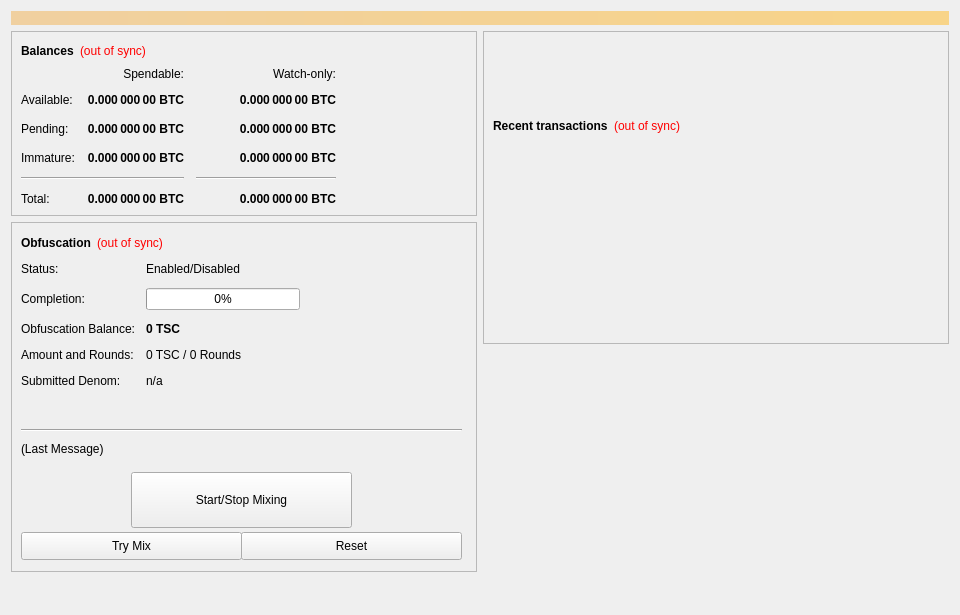
<?xml version="1.0" encoding="UTF-8"?>
<ui version="4.0">
 <class>OverviewPage</class>
 <widget class="QWidget" name="OverviewPage">
  <property name="geometry">
   <rect>
    <x>0</x>
    <y>0</y>
    <width>960</width>
    <height>615</height>
   </rect>
  </property>
  <property name="minimumSize">
   <size>
    <width>960</width>
    <height>0</height>
   </size>
  </property>
  <property name="windowTitle">
   <string>Form</string>
  </property>
  <layout class="QVBoxLayout" name="topLayout">
   <item>
    <widget class="QLabel" name="labelAlerts">
     <property name="visible">
      <bool>false</bool>
     </property>
     <property name="styleSheet">
      <string notr="true">background-color: qlineargradient(x1: 0, y1: 0, x2: 1, y2: 0, stop:0 #F0D0A0, stop:1 #F8D488); color:#000000;</string>
     </property>
     <property name="wordWrap">
      <bool>true</bool>
     </property>
     <property name="margin">
      <number>3</number>
     </property>
    </widget>
   </item>
   <item>
    <layout class="QHBoxLayout" name="horizontalLayout" stretch="1,1">
     <item>
      <layout class="QVBoxLayout" name="verticalLayout_2">
       <item>
        <widget class="QFrame" name="frame">
         <property name="frameShape">
          <enum>QFrame::StyledPanel</enum>
         </property>
         <property name="frameShadow">
          <enum>QFrame::Raised</enum>
         </property>
         <layout class="QVBoxLayout" name="verticalLayout_4">
          <item>
           <layout class="QHBoxLayout" name="horizontalLayout_4">
            <item>
             <widget class="QLabel" name="label_5">
              <property name="font">
               <font>
                <weight>75</weight>
                <bold>true</bold>
               </font>
              </property>
              <property name="text">
               <string>Balances</string>
              </property>
             </widget>
            </item>
            <item>
             <widget class="QLabel" name="labelWalletStatus">
              <property name="cursor">
               <cursorShape>WhatsThisCursor</cursorShape>
              </property>
              <property name="toolTip">
               <string>The displayed information may be out of date. Your wallet automatically synchronizes with the TestCoin2 network after a connection is established, but this process has not completed yet.</string>
              </property>
              <property name="styleSheet">
               <string notr="true">QLabel { color: red; }</string>
              </property>
              <property name="text">
               <string notr="true">(out of sync)</string>
              </property>
              <property name="alignment">
               <set>Qt::AlignLeading|Qt::AlignLeft|Qt::AlignVCenter</set>
              </property>
             </widget>
            </item>
            <item>
             <spacer name="horizontalSpacer_3">
              <property name="orientation">
               <enum>Qt::Horizontal</enum>
              </property>
              <property name="sizeHint" stdset="0">
               <size>
                <width>40</width>
                <height>20</height>
               </size>
              </property>
             </spacer>
            </item>
           </layout>
          </item>
          <item>
           <layout class="QGridLayout" name="gridLayout">
            <property name="spacing">
             <number>12</number>
            </property>
            <item row="2" column="2">
             <widget class="QLabel" name="labelWatchPending">
              <property name="font">
               <font>
                <weight>75</weight>
                <bold>true</bold>
               </font>
              </property>
              <property name="cursor">
               <cursorShape>IBeamCursor</cursorShape>
              </property>
              <property name="toolTip">
               <string>Unconfirmed transactions to watch-only addresses</string>
              </property>
              <property name="text">
               <string notr="true">0.000 000 00 BTC</string>
              </property>
              <property name="alignment">
               <set>Qt::AlignRight|Qt::AlignTrailing|Qt::AlignVCenter</set>
              </property>
              <property name="textInteractionFlags">
               <set>Qt::LinksAccessibleByMouse|Qt::TextSelectableByKeyboard|Qt::TextSelectableByMouse</set>
              </property>
             </widget>
            </item>
            <item row="2" column="1">
             <widget class="QLabel" name="labelUnconfirmed">
              <property name="font">
               <font>
                <weight>75</weight>
                <bold>true</bold>
               </font>
              </property>
              <property name="cursor">
               <cursorShape>IBeamCursor</cursorShape>
              </property>
              <property name="toolTip">
               <string>Total of transactions that have yet to be confirmed, and do not yet count toward the spendable balance</string>
              </property>
              <property name="text">
               <string notr="true">0.000 000 00 BTC</string>
              </property>
              <property name="alignment">
               <set>Qt::AlignRight|Qt::AlignTrailing|Qt::AlignVCenter</set>
              </property>
              <property name="textInteractionFlags">
               <set>Qt::LinksAccessibleByMouse|Qt::TextSelectableByKeyboard|Qt::TextSelectableByMouse</set>
              </property>
             </widget>
            </item>
            <item row="3" column="2">
             <widget class="QLabel" name="labelWatchImmature">
              <property name="font">
               <font>
                <weight>75</weight>
                <bold>true</bold>
               </font>
              </property>
              <property name="cursor">
               <cursorShape>IBeamCursor</cursorShape>
              </property>
              <property name="toolTip">
               <string>Staked or masternode rewards in watch-only addresses that has not yet matured</string>
              </property>
              <property name="text">
               <string notr="true">0.000 000 00 BTC</string>
              </property>
              <property name="alignment">
               <set>Qt::AlignRight|Qt::AlignTrailing|Qt::AlignVCenter</set>
              </property>
              <property name="textInteractionFlags">
               <set>Qt::LinksAccessibleByMouse|Qt::TextSelectableByKeyboard|Qt::TextSelectableByMouse</set>
              </property>
             </widget>
            </item>
            <item row="4" column="0" colspan="2">
             <widget class="Line" name="lineSpendableBalance">
              <property name="orientation">
               <enum>Qt::Horizontal</enum>
              </property>
             </widget>
            </item>
            <item row="4" column="2">
             <widget class="Line" name="lineWatchBalance">
              <property name="sizePolicy">
               <sizepolicy hsizetype="Preferred" vsizetype="Fixed">
                <horstretch>0</horstretch>
                <verstretch>0</verstretch>
               </sizepolicy>
              </property>
              <property name="minimumSize">
               <size>
                <width>140</width>
                <height>0</height>
               </size>
              </property>
              <property name="orientation">
               <enum>Qt::Horizontal</enum>
              </property>
             </widget>
            </item>
            <item row="5" column="0">
             <widget class="QLabel" name="labelTotalText">
              <property name="text">
               <string>Total:</string>
              </property>
             </widget>
            </item>
            <item row="3" column="1">
             <widget class="QLabel" name="labelImmature">
              <property name="font">
               <font>
                <weight>75</weight>
                <bold>true</bold>
               </font>
              </property>
              <property name="cursor">
               <cursorShape>IBeamCursor</cursorShape>
              </property>
              <property name="toolTip">
               <string>Staked or masternode rewards that has not yet matured</string>
              </property>
              <property name="text">
               <string notr="true">0.000 000 00 BTC</string>
              </property>
              <property name="alignment">
               <set>Qt::AlignRight|Qt::AlignTrailing|Qt::AlignVCenter</set>
              </property>
              <property name="textInteractionFlags">
               <set>Qt::LinksAccessibleByMouse|Qt::TextSelectableByKeyboard|Qt::TextSelectableByMouse</set>
              </property>
             </widget>
            </item>
            <item row="2" column="3">
             <spacer name="horizontalSpacer_2">
              <property name="orientation">
               <enum>Qt::Horizontal</enum>
              </property>
              <property name="sizeHint" stdset="0">
               <size>
                <width>40</width>
                <height>20</height>
               </size>
              </property>
             </spacer>
            </item>
            <item row="3" column="0">
             <widget class="QLabel" name="labelImmatureText">
              <property name="text">
               <string>Immature:</string>
              </property>
             </widget>
            </item>
            <item row="5" column="1">
             <widget class="QLabel" name="labelTotal">
              <property name="font">
               <font>
                <weight>75</weight>
                <bold>true</bold>
               </font>
              </property>
              <property name="cursor">
               <cursorShape>IBeamCursor</cursorShape>
              </property>
              <property name="toolTip">
               <string>Your current total balance</string>
              </property>
              <property name="text">
               <string notr="true">0.000 000 00 BTC</string>
              </property>
              <property name="alignment">
               <set>Qt::AlignRight|Qt::AlignTrailing|Qt::AlignVCenter</set>
              </property>
              <property name="textInteractionFlags">
               <set>Qt::LinksAccessibleByMouse|Qt::TextSelectableByKeyboard|Qt::TextSelectableByMouse</set>
              </property>
             </widget>
            </item>
            <item row="5" column="2">
             <widget class="QLabel" name="labelWatchTotal">
              <property name="font">
               <font>
                <weight>75</weight>
                <bold>true</bold>
               </font>
              </property>
              <property name="cursor">
               <cursorShape>IBeamCursor</cursorShape>
              </property>
              <property name="toolTip">
               <string>Current total balance in watch-only addresses</string>
              </property>
              <property name="text">
               <string notr="true">0.000 000 00 BTC</string>
              </property>
              <property name="alignment">
               <set>Qt::AlignRight|Qt::AlignTrailing|Qt::AlignVCenter</set>
              </property>
              <property name="textInteractionFlags">
               <set>Qt::LinksAccessibleByMouse|Qt::TextSelectableByKeyboard|Qt::TextSelectableByMouse</set>
              </property>
             </widget>
            </item>
            <item row="0" column="2">
             <widget class="QLabel" name="labelWatchonly">
              <property name="text">
               <string>Watch-only:</string>
              </property>
              <property name="alignment">
               <set>Qt::AlignRight|Qt::AlignTrailing|Qt::AlignVCenter</set>
              </property>
             </widget>
            </item>
            <item row="1" column="0">
             <widget class="QLabel" name="labelBalanceText">
              <property name="text">
               <string>Available:</string>
              </property>
             </widget>
            </item>
            <item row="1" column="1">
             <widget class="QLabel" name="labelBalance">
              <property name="font">
               <font>
                <weight>75</weight>
                <bold>true</bold>
               </font>
              </property>
              <property name="cursor">
               <cursorShape>IBeamCursor</cursorShape>
              </property>
              <property name="toolTip">
               <string>Your current spendable balance</string>
              </property>
              <property name="text">
               <string notr="true">0.000 000 00 BTC</string>
              </property>
              <property name="alignment">
               <set>Qt::AlignRight|Qt::AlignTrailing|Qt::AlignVCenter</set>
              </property>
              <property name="textInteractionFlags">
               <set>Qt::LinksAccessibleByMouse|Qt::TextSelectableByKeyboard|Qt::TextSelectableByMouse</set>
              </property>
             </widget>
            </item>
            <item row="1" column="2">
             <widget class="QLabel" name="labelWatchAvailable">
              <property name="font">
               <font>
                <weight>75</weight>
                <bold>true</bold>
               </font>
              </property>
              <property name="cursor">
               <cursorShape>IBeamCursor</cursorShape>
              </property>
              <property name="toolTip">
               <string>Your current balance in watch-only addresses</string>
              </property>
              <property name="text">
               <string notr="true">0.000 000 00 BTC</string>
              </property>
              <property name="alignment">
               <set>Qt::AlignRight|Qt::AlignTrailing|Qt::AlignVCenter</set>
              </property>
              <property name="textInteractionFlags">
               <set>Qt::LinksAccessibleByMouse|Qt::TextSelectableByKeyboard|Qt::TextSelectableByMouse</set>
              </property>
             </widget>
            </item>
            <item row="2" column="0">
             <widget class="QLabel" name="labelPendingText">
              <property name="text">
               <string>Pending:</string>
              </property>
             </widget>
            </item>
            <item row="0" column="1">
             <widget class="QLabel" name="labelSpendable">
              <property name="text">
               <string>Spendable:</string>
              </property>
              <property name="alignment">
               <set>Qt::AlignRight|Qt::AlignTrailing|Qt::AlignVCenter</set>
              </property>
             </widget>
            </item>
           </layout>
          </item>
         </layout>
        </widget>
       </item>
       <item>
        <widget class="QFrame" name="frameObfuscation">
         <property name="minimumSize">
          <size>
           <width>0</width>
           <height>350</height>
          </size>
         </property>
         <property name="layoutDirection">
          <enum>Qt::LeftToRight</enum>
         </property>
         <property name="frameShape">
          <enum>QFrame::StyledPanel</enum>
         </property>
         <property name="frameShadow">
          <enum>QFrame::Raised</enum>
         </property>
         <widget class="QWidget" name="formLayoutWidget">
          <property name="geometry">
           <rect>
            <x>10</x>
            <y>40</y>
            <width>451</width>
            <height>161</height>
           </rect>
          </property>
          <layout class="QFormLayout" name="formLayout">
           <property name="fieldGrowthPolicy">
            <enum>QFormLayout::AllNonFixedFieldsGrow</enum>
           </property>
           <property name="horizontalSpacing">
            <number>11</number>
           </property>
           <property name="verticalSpacing">
            <number>12</number>
           </property>
           <item row="0" column="0">
            <widget class="QLabel" name="label_6">
             <property name="text">
              <string>Status:</string>
             </property>
            </widget>
           </item>
           <item row="1" column="0">
            <widget class="QLabel" name="label_7">
             <property name="text">
              <string>Completion:</string>
             </property>
            </widget>
           </item>
           <item row="1" column="1">
            <widget class="QProgressBar" name="obfuscationProgress">
             <property name="maximumSize">
              <size>
               <width>154</width>
               <height>16777215</height>
              </size>
             </property>
             <property name="value">
              <number>0</number>
             </property>
            </widget>
           </item>
           <item row="2" column="0">
            <widget class="QLabel" name="labelAnonymizedText">
             <property name="text">
              <string>Obfuscation Balance:</string>
             </property>
            </widget>
           </item>
           <item row="2" column="1">
            <widget class="QLabel" name="labelAnonymized">
             <property name="font">
              <font>
               <weight>75</weight>
               <bold>true</bold>
              </font>
             </property>
             <property name="text">
              <string notr="true">0 TSC</string>
             </property>
            </widget>
           </item>
           <item row="3" column="0">
            <widget class="QLabel" name="label_8">
             <property name="text">
              <string>Amount and Rounds:</string>
             </property>
            </widget>
           </item>
           <item row="3" column="1">
            <widget class="QLabel" name="labelAmountRounds">
             <property name="text">
              <string>0 TSC / 0 Rounds</string>
             </property>
            </widget>
           </item>
           <item row="4" column="0">
            <widget class="QLabel" name="label_9">
             <property name="text">
              <string>Submitted Denom:</string>
             </property>
            </widget>
           </item>
           <item row="4" column="1">
            <widget class="QLabel" name="labelSubmittedDenom">
             <property name="toolTip">
              <string>The denominations you submitted to the Masternode.&lt;br&gt;To mix, other users must submit the exact same denominations.</string>
             </property>
             <property name="text">
              <string>n/a</string>
             </property>
            </widget>
           </item>
           <item row="0" column="1">
            <widget class="QLabel" name="obfuscationEnabled">
             <property name="text">
              <string>Enabled/Disabled</string>
             </property>
            </widget>
           </item>
          </layout>
         </widget>
         <widget class="QPushButton" name="runAutoDenom">
          <property name="geometry">
           <rect>
            <x>251</x>
            <y>17</y>
            <width>1</width>
            <height>1</height>
           </rect>
          </property>
          <property name="palette">
           <palette>
            <active>
             <colorrole role="WindowText">
              <brush brushstyle="SolidPattern">
               <color alpha="255">
                <red>0</red>
                <green>0</green>
                <blue>0</blue>
               </color>
              </brush>
             </colorrole>
             <colorrole role="Button">
              <brush brushstyle="SolidPattern">
               <color alpha="255">
                <red>239</red>
                <green>238</green>
                <blue>238</blue>
               </color>
              </brush>
             </colorrole>
             <colorrole role="Light">
              <brush brushstyle="SolidPattern">
               <color alpha="255">
                <red>255</red>
                <green>255</green>
                <blue>255</blue>
               </color>
              </brush>
             </colorrole>
             <colorrole role="Midlight">
              <brush brushstyle="SolidPattern">
               <color alpha="255">
                <red>247</red>
                <green>246</green>
                <blue>246</blue>
               </color>
              </brush>
             </colorrole>
             <colorrole role="Dark">
              <brush brushstyle="SolidPattern">
               <color alpha="255">
                <red>119</red>
                <green>119</green>
                <blue>119</blue>
               </color>
              </brush>
             </colorrole>
             <colorrole role="Mid">
              <brush brushstyle="SolidPattern">
               <color alpha="255">
                <red>159</red>
                <green>159</green>
                <blue>159</blue>
               </color>
              </brush>
             </colorrole>
             <colorrole role="Text">
              <brush brushstyle="SolidPattern">
               <color alpha="255">
                <red>0</red>
                <green>0</green>
                <blue>0</blue>
               </color>
              </brush>
             </colorrole>
             <colorrole role="BrightText">
              <brush brushstyle="SolidPattern">
               <color alpha="255">
                <red>255</red>
                <green>255</green>
                <blue>255</blue>
               </color>
              </brush>
             </colorrole>
             <colorrole role="ButtonText">
              <brush brushstyle="SolidPattern">
               <color alpha="255">
                <red>0</red>
                <green>0</green>
                <blue>0</blue>
               </color>
              </brush>
             </colorrole>
             <colorrole role="Base">
              <brush brushstyle="SolidPattern">
               <color alpha="255">
                <red>255</red>
                <green>255</green>
                <blue>255</blue>
               </color>
              </brush>
             </colorrole>
             <colorrole role="Window">
              <brush brushstyle="SolidPattern">
               <color alpha="255">
                <red>239</red>
                <green>238</green>
                <blue>238</blue>
               </color>
              </brush>
             </colorrole>
             <colorrole role="Shadow">
              <brush brushstyle="SolidPattern">
               <color alpha="255">
                <red>0</red>
                <green>0</green>
                <blue>0</blue>
               </color>
              </brush>
             </colorrole>
             <colorrole role="AlternateBase">
              <brush brushstyle="SolidPattern">
               <color alpha="255">
                <red>247</red>
                <green>246</green>
                <blue>246</blue>
               </color>
              </brush>
             </colorrole>
             <colorrole role="ToolTipBase">
              <brush brushstyle="SolidPattern">
               <color alpha="255">
                <red>255</red>
                <green>255</green>
                <blue>220</blue>
               </color>
              </brush>
             </colorrole>
             <colorrole role="ToolTipText">
              <brush brushstyle="SolidPattern">
               <color alpha="255">
                <red>0</red>
                <green>0</green>
                <blue>0</blue>
               </color>
              </brush>
             </colorrole>
            </active>
            <inactive>
             <colorrole role="WindowText">
              <brush brushstyle="SolidPattern">
               <color alpha="255">
                <red>0</red>
                <green>0</green>
                <blue>0</blue>
               </color>
              </brush>
             </colorrole>
             <colorrole role="Button">
              <brush brushstyle="SolidPattern">
               <color alpha="255">
                <red>239</red>
                <green>238</green>
                <blue>238</blue>
               </color>
              </brush>
             </colorrole>
             <colorrole role="Light">
              <brush brushstyle="SolidPattern">
               <color alpha="255">
                <red>255</red>
                <green>255</green>
                <blue>255</blue>
               </color>
              </brush>
             </colorrole>
             <colorrole role="Midlight">
              <brush brushstyle="SolidPattern">
               <color alpha="255">
                <red>247</red>
                <green>246</green>
                <blue>246</blue>
               </color>
              </brush>
             </colorrole>
             <colorrole role="Dark">
              <brush brushstyle="SolidPattern">
               <color alpha="255">
                <red>119</red>
                <green>119</green>
                <blue>119</blue>
               </color>
              </brush>
             </colorrole>
             <colorrole role="Mid">
              <brush brushstyle="SolidPattern">
               <color alpha="255">
                <red>159</red>
                <green>159</green>
                <blue>159</blue>
               </color>
              </brush>
             </colorrole>
             <colorrole role="Text">
              <brush brushstyle="SolidPattern">
               <color alpha="255">
                <red>0</red>
                <green>0</green>
                <blue>0</blue>
               </color>
              </brush>
             </colorrole>
             <colorrole role="BrightText">
              <brush brushstyle="SolidPattern">
               <color alpha="255">
                <red>255</red>
                <green>255</green>
                <blue>255</blue>
               </color>
              </brush>
             </colorrole>
             <colorrole role="ButtonText">
              <brush brushstyle="SolidPattern">
               <color alpha="255">
                <red>0</red>
                <green>0</green>
                <blue>0</blue>
               </color>
              </brush>
             </colorrole>
             <colorrole role="Base">
              <brush brushstyle="SolidPattern">
               <color alpha="255">
                <red>255</red>
                <green>255</green>
                <blue>255</blue>
               </color>
              </brush>
             </colorrole>
             <colorrole role="Window">
              <brush brushstyle="SolidPattern">
               <color alpha="255">
                <red>239</red>
                <green>238</green>
                <blue>238</blue>
               </color>
              </brush>
             </colorrole>
             <colorrole role="Shadow">
              <brush brushstyle="SolidPattern">
               <color alpha="255">
                <red>0</red>
                <green>0</green>
                <blue>0</blue>
               </color>
              </brush>
             </colorrole>
             <colorrole role="AlternateBase">
              <brush brushstyle="SolidPattern">
               <color alpha="255">
                <red>247</red>
                <green>246</green>
                <blue>246</blue>
               </color>
              </brush>
             </colorrole>
             <colorrole role="ToolTipBase">
              <brush brushstyle="SolidPattern">
               <color alpha="255">
                <red>255</red>
                <green>255</green>
                <blue>220</blue>
               </color>
              </brush>
             </colorrole>
             <colorrole role="ToolTipText">
              <brush brushstyle="SolidPattern">
               <color alpha="255">
                <red>0</red>
                <green>0</green>
                <blue>0</blue>
               </color>
              </brush>
             </colorrole>
            </inactive>
            <disabled>
             <colorrole role="WindowText">
              <brush brushstyle="SolidPattern">
               <color alpha="255">
                <red>119</red>
                <green>119</green>
                <blue>119</blue>
               </color>
              </brush>
             </colorrole>
             <colorrole role="Button">
              <brush brushstyle="SolidPattern">
               <color alpha="255">
                <red>239</red>
                <green>238</green>
                <blue>238</blue>
               </color>
              </brush>
             </colorrole>
             <colorrole role="Light">
              <brush brushstyle="SolidPattern">
               <color alpha="255">
                <red>255</red>
                <green>255</green>
                <blue>255</blue>
               </color>
              </brush>
             </colorrole>
             <colorrole role="Midlight">
              <brush brushstyle="SolidPattern">
               <color alpha="255">
                <red>247</red>
                <green>246</green>
                <blue>246</blue>
               </color>
              </brush>
             </colorrole>
             <colorrole role="Dark">
              <brush brushstyle="SolidPattern">
               <color alpha="255">
                <red>119</red>
                <green>119</green>
                <blue>119</blue>
               </color>
              </brush>
             </colorrole>
             <colorrole role="Mid">
              <brush brushstyle="SolidPattern">
               <color alpha="255">
                <red>159</red>
                <green>159</green>
                <blue>159</blue>
               </color>
              </brush>
             </colorrole>
             <colorrole role="Text">
              <brush brushstyle="SolidPattern">
               <color alpha="255">
                <red>119</red>
                <green>119</green>
                <blue>119</blue>
               </color>
              </brush>
             </colorrole>
             <colorrole role="BrightText">
              <brush brushstyle="SolidPattern">
               <color alpha="255">
                <red>255</red>
                <green>255</green>
                <blue>255</blue>
               </color>
              </brush>
             </colorrole>
             <colorrole role="ButtonText">
              <brush brushstyle="SolidPattern">
               <color alpha="255">
                <red>119</red>
                <green>119</green>
                <blue>119</blue>
               </color>
              </brush>
             </colorrole>
             <colorrole role="Base">
              <brush brushstyle="SolidPattern">
               <color alpha="255">
                <red>239</red>
                <green>238</green>
                <blue>238</blue>
               </color>
              </brush>
             </colorrole>
             <colorrole role="Window">
              <brush brushstyle="SolidPattern">
               <color alpha="255">
                <red>239</red>
                <green>238</green>
                <blue>238</blue>
               </color>
              </brush>
             </colorrole>
             <colorrole role="Shadow">
              <brush brushstyle="SolidPattern">
               <color alpha="255">
                <red>0</red>
                <green>0</green>
                <blue>0</blue>
               </color>
              </brush>
             </colorrole>
             <colorrole role="AlternateBase">
              <brush brushstyle="SolidPattern">
               <color alpha="255">
                <red>239</red>
                <green>238</green>
                <blue>238</blue>
               </color>
              </brush>
             </colorrole>
             <colorrole role="ToolTipBase">
              <brush brushstyle="SolidPattern">
               <color alpha="255">
                <red>255</red>
                <green>255</green>
                <blue>220</blue>
               </color>
              </brush>
             </colorrole>
             <colorrole role="ToolTipText">
              <brush brushstyle="SolidPattern">
               <color alpha="255">
                <red>0</red>
                <green>0</green>
                <blue>0</blue>
               </color>
              </brush>
             </colorrole>
            </disabled>
           </palette>
          </property>
          <property name="focusPolicy">
           <enum>Qt::NoFocus</enum>
          </property>
          <property name="autoFillBackground">
           <bool>true</bool>
          </property>
          <property name="text">
           <string/>
          </property>
          <property name="flat">
           <bool>true</bool>
          </property>
         </widget>
         <widget class="QPushButton" name="toggleObfuscation">
          <property name="geometry">
           <rect>
            <x>120</x>
            <y>250</y>
            <width>221</width>
            <height>56</height>
           </rect>
          </property>
          <property name="sizePolicy">
           <sizepolicy hsizetype="MinimumExpanding" vsizetype="Fixed">
            <horstretch>0</horstretch>
            <verstretch>0</verstretch>
           </sizepolicy>
          </property>
          <property name="text">
           <string>Start/Stop Mixing</string>
          </property>
         </widget>
         <widget class="Line" name="lineLastMessage">
          <property name="geometry">
           <rect>
            <x>10</x>
            <y>200</y>
            <width>441</width>
            <height>16</height>
           </rect>
          </property>
          <property name="orientation">
           <enum>Qt::Horizontal</enum>
          </property>
         </widget>
         <widget class="QLabel" name="obfuscationStatus">
          <property name="geometry">
           <rect>
            <x>10</x>
            <y>220</y>
            <width>451</width>
            <height>61</height>
           </rect>
          </property>
          <property name="minimumSize">
           <size>
            <width>288</width>
            <height>43</height>
           </size>
          </property>
          <property name="text">
           <string>(Last Message)</string>
          </property>
          <property name="alignment">
           <set>Qt::AlignLeading|Qt::AlignLeft|Qt::AlignTop</set>
          </property>
          <property name="wordWrap">
           <bool>true</bool>
          </property>
         </widget>
         <widget class="QPushButton" name="obfuscationAuto">
          <property name="geometry">
           <rect>
            <x>10</x>
            <y>310</y>
            <width>221</width>
            <height>28</height>
           </rect>
          </property>
          <property name="sizePolicy">
           <sizepolicy hsizetype="MinimumExpanding" vsizetype="Fixed">
            <horstretch>0</horstretch>
            <verstretch>0</verstretch>
           </sizepolicy>
          </property>
          <property name="toolTip">
           <string>Try to manually submit a Obfuscation request.</string>
          </property>
          <property name="text">
           <string>Try Mix</string>
          </property>
         </widget>
         <widget class="QPushButton" name="obfuscationReset">
          <property name="geometry">
           <rect>
            <x>230</x>
            <y>310</y>
            <width>221</width>
            <height>28</height>
           </rect>
          </property>
          <property name="sizePolicy">
           <sizepolicy hsizetype="MinimumExpanding" vsizetype="Fixed">
            <horstretch>0</horstretch>
            <verstretch>0</verstretch>
           </sizepolicy>
          </property>
          <property name="toolTip">
           <string>Reset the current status of Obfuscation (can interrupt Obfuscation if it's in the process of Mixing, which can cost you money!)</string>
          </property>
          <property name="autoFillBackground">
           <bool>false</bool>
          </property>
          <property name="text">
           <string>Reset</string>
          </property>
         </widget>
         <widget class="QWidget" name="layoutWidget">
          <property name="geometry">
           <rect>
            <x>10</x>
            <y>10</y>
            <width>431</width>
            <height>22</height>
           </rect>
          </property>
          <layout class="QHBoxLayout" name="horizontalLayout_5">
           <item>
            <widget class="QLabel" name="label_2">
             <property name="font">
              <font>
               <weight>75</weight>
               <bold>true</bold>
              </font>
             </property>
             <property name="text">
              <string>Obfuscation</string>
             </property>
            </widget>
           </item>
           <item>
            <widget class="QLabel" name="labelObfuscationSyncStatus">
             <property name="toolTip">
              <string>The displayed information may be out of date. Your wallet automatically synchronizes with the TestCoin2 network after a connection is established, but this process has not completed yet.</string>
             </property>
             <property name="styleSheet">
              <string notr="true">QLabel { color: red; }</string>
             </property>
             <property name="text">
              <string notr="true">(out of sync)</string>
             </property>
             <property name="alignment">
              <set>Qt::AlignLeading|Qt::AlignLeft|Qt::AlignVCenter</set>
             </property>
            </widget>
           </item>
           <item>
            <spacer name="horizontalSpacer_4">
             <property name="orientation">
              <enum>Qt::Horizontal</enum>
             </property>
             <property name="sizeHint" stdset="0">
              <size>
               <width>40</width>
               <height>20</height>
              </size>
             </property>
            </spacer>
           </item>
          </layout>
         </widget>
        </widget>
       </item>
       <item>
        <spacer name="verticalSpacer">
         <property name="orientation">
          <enum>Qt::Vertical</enum>
         </property>
         <property name="sizeHint" stdset="0">
          <size>
           <width>20</width>
           <height>40</height>
          </size>
         </property>
        </spacer>
       </item>
      </layout>
     </item>
     <item>
      <layout class="QVBoxLayout" name="verticalLayout_3">
       <item>
        <widget class="QFrame" name="frame_2">
         <property name="frameShape">
          <enum>QFrame::StyledPanel</enum>
         </property>
         <property name="frameShadow">
          <enum>QFrame::Raised</enum>
         </property>
         <layout class="QVBoxLayout" name="verticalLayout">
          <item>
           <spacer name="verticalSpacer_3">
            <property name="orientation">
             <enum>Qt::Vertical</enum>
            </property>
            <property name="sizeType">
             <enum>QSizePolicy::Fixed</enum>
            </property>
            <property name="sizeHint" stdset="0">
             <size>
              <width>20</width>
              <height>75</height>
             </size>
            </property>
           </spacer>
          </item>
          <item>
           <layout class="QHBoxLayout" name="horizontalLayout_2">
            <item>
             <widget class="QLabel" name="label_4">
              <property name="font">
               <font>
                <weight>75</weight>
                <bold>true</bold>
               </font>
              </property>
              <property name="text">
               <string>Recent transactions</string>
              </property>
             </widget>
            </item>
            <item>
             <widget class="QLabel" name="labelTransactionsStatus">
              <property name="cursor">
               <cursorShape>WhatsThisCursor</cursorShape>
              </property>
              <property name="toolTip">
               <string>The displayed information may be out of date. Your wallet automatically synchronizes with the TestCoin2 network after a connection is established, but this process has not completed yet.</string>
              </property>
              <property name="styleSheet">
               <string notr="true">QLabel { color: red; }</string>
              </property>
              <property name="text">
               <string notr="true">(out of sync)</string>
              </property>
              <property name="alignment">
               <set>Qt::AlignRight|Qt::AlignTrailing|Qt::AlignVCenter</set>
              </property>
             </widget>
            </item>
            <item>
             <spacer name="horizontalSpacer">
              <property name="orientation">
               <enum>Qt::Horizontal</enum>
              </property>
              <property name="sizeHint" stdset="0">
               <size>
                <width>40</width>
                <height>20</height>
               </size>
              </property>
             </spacer>
            </item>
           </layout>
          </item>
          <item>
           <widget class="QListView" name="listTransactions">
            <property name="styleSheet">
             <string notr="true">QListView { background: transparent; }</string>
            </property>
            <property name="frameShape">
             <enum>QFrame::NoFrame</enum>
            </property>
            <property name="verticalScrollBarPolicy">
             <enum>Qt::ScrollBarAlwaysOff</enum>
            </property>
            <property name="horizontalScrollBarPolicy">
             <enum>Qt::ScrollBarAlwaysOff</enum>
            </property>
            <property name="selectionMode">
             <enum>QAbstractItemView::NoSelection</enum>
            </property>
           </widget>
          </item>
         </layout>
        </widget>
       </item>
       <item>
        <spacer name="verticalSpacer_2">
         <property name="orientation">
          <enum>Qt::Vertical</enum>
         </property>
         <property name="sizeType">
          <enum>QSizePolicy::Expanding</enum>
         </property>
         <property name="sizeHint" stdset="0">
          <size>
           <width>20</width>
           <height>40</height>
          </size>
         </property>
        </spacer>
       </item>
      </layout>
     </item>
    </layout>
   </item>
  </layout>
 </widget>
 <resources/>
 <connections/>
</ui>
